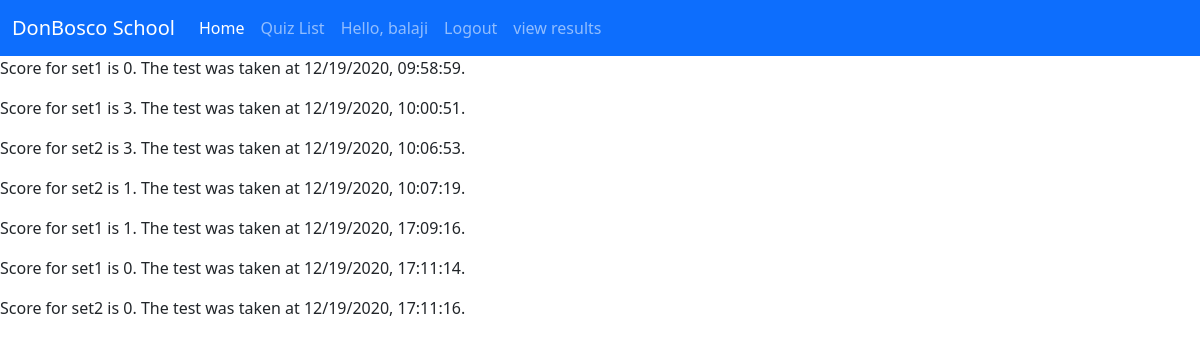
Screenshot of /results (signed in) with the database file from the repository.
### quizApp/models.py (models this page shows, shortened)
class QuizSet(models.Model):
    quizSetId = models.AutoField(primary_key=True)
    quizName = models.CharField(max_length=20)
    quizAddedTime = models.DateTimeField(auto_now_add=True)

### quizApp/views.py (the view)
# urls.py: path('results',views.results,name='endquiz'),
def results(request):
    resultObj = quizTaker.objects.filter(user=request.user)
    con={}
    for obj in resultObj:
        date_time = obj.AttemptedTime.strftime("%m/%d/%Y, %H:%M:%S")
        quizname = obj.quizSetAttempted.quizName
        score = obj.score
        con[date_time]=(quizname,score)
    table={}
    table['Quiz']=con
    return render(request,'result.html',table)

### quizApp/templates/result.html
{% load static %}
{% include 'base.html' %}
{% for key,val in Quiz.items %}
<p>Score for {{val.0}} is {{val.1}}. The test was taken at {{key}}. </p>
{% endfor %}

### quizApp/templates/base.html (shortened to what this page needs)
{% load static %}
<!doctype html>
<html lang="en">
  <head>
    <link href="https://cdn.jsdelivr.net/npm/bootstrap@5.0.0-beta1/dist/css/bootstrap.min.css" rel="stylesheet">
  </head>
  <body>
<nav class="navbar navbar-expand-lg navbar-dark bg-primary">
  <div class="container-fluid">
    <a class="navbar-brand" href="\">DonBosco School</a>
    <div class="collapse navbar-collapse" id="navbarSupportedContent">
      <ul class="navbar-nav me-auto mb-2 mb-lg-0">
        <li class="nav-item">
          <a class="nav-link active" aria-current="page" href="/">Home</a>
        </li>
        <li class="nav-item">
          <a class="nav-link" href="quizset">Quiz List</a>
        </li>
          {% if user.is_authenticated %}
               <li class="nav-item" >
               <a class="nav-link">Hello, {{user.firstname}} {{user}}</a>
               </li>
               <li class="nav-item">
                <a class="nav-link" href="logout">Logout</a>
                </li>
                <li class="nav-item">
                <a class="nav-link" href="results">view results</a>
                </li>
              {% endif %}
    </div>
  </div>
</nav>
  </body>
</html>

### rows the page displays
QuizSet: quizName "set1" "set1" "set1" "set1"
QuizSet: quizName "set2" "set2" "set2"

### other values shown
{{ user }} "balaji"
{{ val.1 }} "0" "3" "3" "1" "1" "0" "0"
{{ key }} "12/19/2020, 09:58:59" "12/19/2020, 10:00:51" "12/19/2020, 10:06:53" "12/19/2020, 10:07:19" "12/19/2020, 17:09:16" "12/19/2020, 17:11:14" "12/19/2020, 17:11:16"
